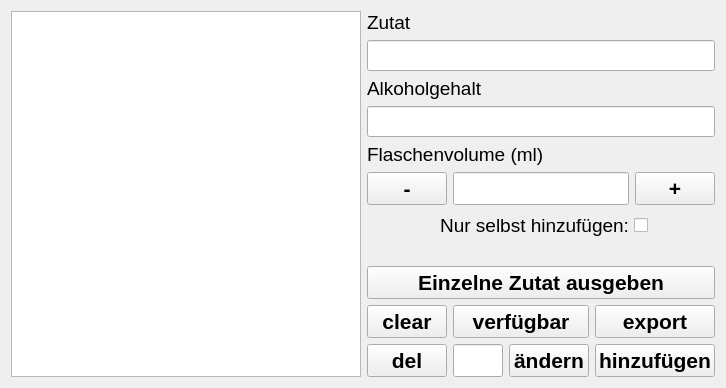
      <widget class="QWidget" name="tab_2">
       <attribute name="title">
        <string>Zutaten</string>
       </attribute>
       <layout class="QHBoxLayout" name="horizontalLayout_9">
        <item>
         <widget class="QListWidget" name="LWZutaten">
          <property name="minimumSize">
           <size>
            <width>350</width>
            <height>0</height>
           </size>
          </property>
          <property name="maximumSize">
           <size>
            <width>900</width>
            <height>16777215</height>
           </size>
          </property>
          <property name="font">
           <font>
            <pointsize>20</pointsize>
           </font>
          </property>
          <property name="styleSheet">
           <string notr="true"/>
          </property>
          <property name="horizontalScrollBarPolicy">
           <enum>Qt::ScrollBarAlwaysOff</enum>
          </property>
          <property name="selectionBehavior">
           <enum>QAbstractItemView::SelectItems</enum>
          </property>
          <property name="sortingEnabled">
           <bool>true</bool>
          </property>
         </widget>
        </item>
        <item>
         <layout class="QGridLayout" name="gridLayout_6">
          <item row="7" column="2">
           <spacer name="verticalSpacer_16">
            <property name="orientation">
             <enum>Qt::Vertical</enum>
            </property>
            <property name="sizeType">
             <enum>QSizePolicy::Maximum</enum>
            </property>
            <property name="sizeHint" stdset="0">
             <size>
              <width>20</width>
              <height>20</height>
             </size>
            </property>
           </spacer>
          </item>
          <item row="6" column="0" colspan="4">
           <layout class="QHBoxLayout" name="horizontalLayout_23">
            <item>
             <spacer name="horizontalSpacer_12">
              <property name="orientation">
               <enum>Qt::Horizontal</enum>
              </property>
              <property name="sizeHint" stdset="0">
               <size>
                <width>20</width>
                <height>20</height>
               </size>
              </property>
             </spacer>
            </item>
            <item>
             <widget class="QCheckBox" name="CHBHand">
              <property name="maximumSize">
               <size>
                <width>300</width>
                <height>30</height>
               </size>
              </property>
              <property name="font">
               <font>
                <pointsize>14</pointsize>
               </font>
              </property>
              <property name="layoutDirection">
               <enum>Qt::RightToLeft</enum>
              </property>
              <property name="text">
               <string>Nur selbst hinzufügen:</string>
              </property>
              <property name="iconSize">
               <size>
                <width>50</width>
                <height>50</height>
               </size>
              </property>
              <property name="tristate">
               <bool>false</bool>
              </property>
             </widget>
            </item>
            <item>
             <spacer name="horizontalSpacer_13">
              <property name="orientation">
               <enum>Qt::Horizontal</enum>
              </property>
              <property name="sizeHint" stdset="0">
               <size>
                <width>20</width>
                <height>20</height>
               </size>
              </property>
             </spacer>
            </item>
           </layout>
          </item>
          <item row="9" column="3">
           <widget class="QPushButton" name="PBZnull">
            <property name="minimumSize">
             <size>
              <width>0</width>
              <height>30</height>
             </size>
            </property>
            <property name="maximumSize">
             <size>
              <width>440</width>
              <height>200</height>
             </size>
            </property>
            <property name="font">
             <font>
              <pointsize>16</pointsize>
              <weight>75</weight>
              <bold>true</bold>
             </font>
            </property>
            <property name="layoutDirection">
             <enum>Qt::LeftToRight</enum>
            </property>
            <property name="text">
             <string>export</string>
            </property>
           </widget>
          </item>
          <item row="9" column="0">
           <widget class="QPushButton" name="PBZclear">
            <property name="minimumSize">
             <size>
              <width>0</width>
              <height>30</height>
             </size>
            </property>
            <property name="maximumSize">
             <size>
              <width>200</width>
              <height>200</height>
             </size>
            </property>
            <property name="font">
             <font>
              <pointsize>16</pointsize>
              <weight>75</weight>
              <bold>true</bold>
             </font>
            </property>
            <property name="layoutDirection">
             <enum>Qt::LeftToRight</enum>
            </property>
            <property name="text">
             <string>clear</string>
            </property>
           </widget>
          </item>
          <item row="11" column="0">
           <widget class="QPushButton" name="PBZdelete">
            <property name="minimumSize">
             <size>
              <width>0</width>
              <height>30</height>
             </size>
            </property>
            <property name="maximumSize">
             <size>
              <width>16777215</width>
              <height>200</height>
             </size>
            </property>
            <property name="font">
             <font>
              <pointsize>16</pointsize>
              <weight>75</weight>
              <bold>true</bold>
             </font>
            </property>
            <property name="text">
             <string>del</string>
            </property>
           </widget>
          </item>
          <item row="11" column="3">
           <widget class="QPushButton" name="PBZutathinzu">
            <property name="minimumSize">
             <size>
              <width>90</width>
              <height>30</height>
             </size>
            </property>
            <property name="maximumSize">
             <size>
              <width>16777215</width>
              <height>200</height>
             </size>
            </property>
            <property name="font">
             <font>
              <pointsize>16</pointsize>
              <weight>75</weight>
              <bold>true</bold>
             </font>
            </property>
            <property name="text">
             <string>hinzufügen</string>
            </property>
            <property name="cssClass" stdset="0">
             <string>btn-inverted</string>
            </property>
           </widget>
          </item>
          <item row="8" column="0" colspan="4">
           <widget class="QPushButton" name="PBZeinzelnd">
            <property name="maximumSize">
             <size>
              <width>600</width>
              <height>200</height>
             </size>
            </property>
            <property name="font">
             <font>
              <pointsize>16</pointsize>
              <weight>75</weight>
              <bold>true</bold>
             </font>
            </property>
            <property name="text">
             <string>Einzelne Zutat ausgeben</string>
            </property>
            <property name="cssClass" stdset="0">
             <string>btn-inverted</string>
            </property>
           </widget>
          </item>
          <item row="11" column="1">
           <widget class="ClickableLineEdit" name="LEpw2">
            <property name="minimumSize">
             <size>
              <width>0</width>
              <height>30</height>
             </size>
            </property>
            <property name="maximumSize">
             <size>
              <width>50</width>
              <height>60</height>
             </size>
            </property>
            <property name="echoMode">
             <enum>QLineEdit::Password</enum>
            </property>
           </widget>
          </item>
          <item row="11" column="2">
           <widget class="QPushButton" name="PBZaktualisieren">
            <property name="minimumSize">
             <size>
              <width>0</width>
              <height>30</height>
             </size>
            </property>
            <property name="maximumSize">
             <size>
              <width>16777215</width>
              <height>200</height>
             </size>
            </property>
            <property name="font">
             <font>
              <pointsize>16</pointsize>
              <weight>75</weight>
              <bold>true</bold>
             </font>
            </property>
            <property name="text">
             <string>ändern</string>
            </property>
           </widget>
          </item>
          <item row="9" column="1" colspan="2">
           <widget class="QPushButton" name="PBAvailable">
            <property name="minimumSize">
             <size>
              <width>0</width>
              <height>30</height>
             </size>
            </property>
            <property name="maximumSize">
             <size>
              <width>440</width>
              <height>200</height>
             </size>
            </property>
            <property name="font">
             <font>
              <pointsize>16</pointsize>
              <weight>75</weight>
              <bold>true</bold>
             </font>
            </property>
            <property name="layoutDirection">
             <enum>Qt::LeftToRight</enum>
            </property>
            <property name="text">
             <string>verfügbar</string>
            </property>
            <property name="cssClass" stdset="0">
             <string>btn-inverted</string>
            </property>
           </widget>
          </item>
          <item row="4" column="0" colspan="4">
           <widget class="QLabel" name="LBottleVolume">
            <property name="maximumSize">
             <size>
              <width>16777215</width>
              <height>25</height>
             </size>
            </property>
            <property name="font">
             <font>
              <pointsize>14</pointsize>
             </font>
            </property>
            <property name="text">
             <string>Flaschenvolume (ml)</string>
            </property>
           </widget>
          </item>
          <item row="5" column="0" colspan="4">
           <layout class="QHBoxLayout" name="horizontalLayout_20">
            <item>
             <widget class="QPushButton" name="PBZminus">
              <property name="minimumSize">
               <size>
                <width>80</width>
                <height>29</height>
               </size>
              </property>
              <property name="maximumSize">
               <size>
                <width>300</width>
                <height>200</height>
               </size>
              </property>
              <property name="font">
               <font>
                <pointsize>16</pointsize>
                <weight>75</weight>
                <bold>true</bold>
               </font>
              </property>
              <property name="text">
               <string>-</string>
              </property>
             </widget>
            </item>
            <item>
             <widget class="QLineEdit" name="LEFlaschenvolumen">
              <property name="maximumSize">
               <size>
                <width>200</width>
                <height>200</height>
               </size>
              </property>
              <property name="font">
               <font>
                <pointsize>14</pointsize>
               </font>
              </property>
              <property name="alignment">
               <set>Qt::AlignCenter</set>
              </property>
              <property name="cssClass" stdset="0">
               <string>secondary</string>
              </property>
             </widget>
            </item>
            <item>
             <widget class="QPushButton" name="PBZplus">
              <property name="minimumSize">
               <size>
                <width>80</width>
                <height>29</height>
               </size>
              </property>
              <property name="maximumSize">
               <size>
                <width>300</width>
                <height>200</height>
               </size>
              </property>
              <property name="font">
               <font>
                <pointsize>16</pointsize>
                <weight>75</weight>
                <bold>true</bold>
               </font>
              </property>
              <property name="text">
               <string>+</string>
              </property>
             </widget>
            </item>
           </layout>
          </item>
          <item row="0" column="0" colspan="4">
           <widget class="QLabel" name="LIngredient">
            <property name="maximumSize">
             <size>
              <width>16777215</width>
              <height>25</height>
             </size>
            </property>
            <property name="font">
             <font>
              <pointsize>14</pointsize>
              <weight>50</weight>
              <bold>false</bold>
             </font>
            </property>
            <property name="text">
             <string>Zutat</string>
            </property>
           </widget>
          </item>
          <item row="1" column="0" colspan="4">
           <widget class="ClickableLineEdit" name="LEZutatRezept">
            <property name="maximumSize">
             <size>
              <width>16777215</width>
              <height>200</height>
             </size>
            </property>
            <property name="font">
             <font>
              <pointsize>14</pointsize>
             </font>
            </property>
            <property name="cssClass" stdset="0">
             <string>secondary</string>
            </property>
           </widget>
          </item>
          <item row="2" column="0" colspan="4">
           <widget class="QLabel" name="LAlcoholLevel">
            <property name="maximumSize">
             <size>
              <width>16777215</width>
              <height>25</height>
             </size>
            </property>
            <property name="font">
             <font>
              <pointsize>14</pointsize>
              <weight>50</weight>
              <bold>false</bold>
             </font>
            </property>
            <property name="text">
             <string>Alkoholgehalt</string>
            </property>
           </widget>
          </item>
          <item row="3" column="0" colspan="4">
           <widget class="ClickableLineEdit" name="LEGehaltRezept">
            <property name="maximumSize">
             <size>
              <width>16777215</width>
              <height>200</height>
             </size>
            </property>
            <property name="font">
             <font>
              <pointsize>14</pointsize>
             </font>
            </property>
            <property name="cssClass" stdset="0">
             <string>secondary</string>
            </property>
           </widget>
          </item>
         </layout>
        </item>
       </layout>
      </widget>
